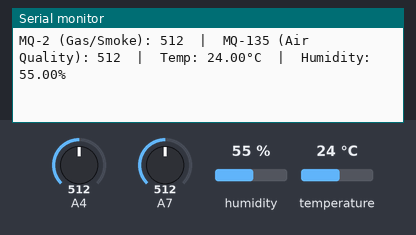
Bench run of a sketch on a simulated Arduino Mega 2560, built with avr-gcc and run on an emulated ATmega2560. Parts: the last lines printed to the serial monitor. The inputs (shaded band) are chosen by the test bench; at power-on: humidity 55 %, A4 = 512, A7 = 512, temperature 24 °C.

Above: at 2.8 s.
2.9 s: humidity set to 22 %
At 5.3 s:
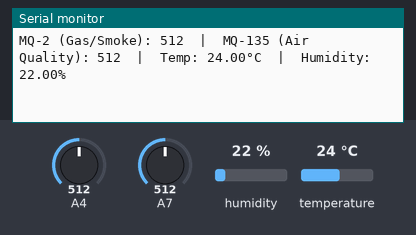
5.6 s: A4 set to 716
At 6.6 s:
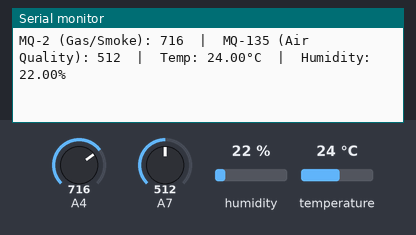
8.3 s: A7 set to 716
At 10.8 s:
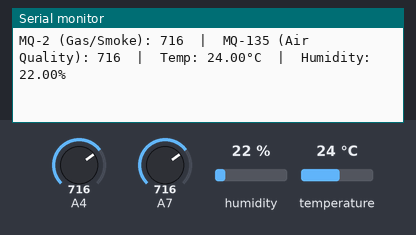
11.0 s: temperature set to 12 °C
At 12.9 s:
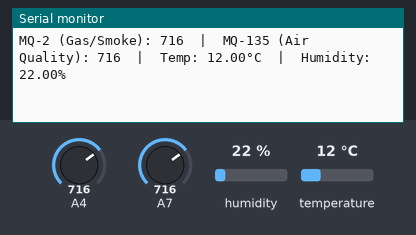
13.7 s: A4 set to 992
At 15.4 s:
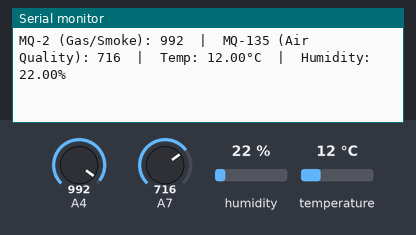
16.4 s: A7 set to 992
At 19.1 s:
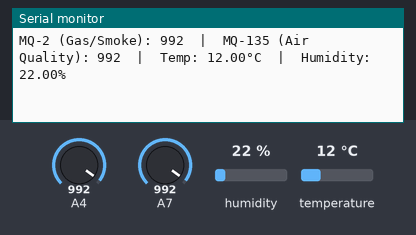
Timing chart, 0 to 20.1 s (numbered marks = the images above; inputs shaded):
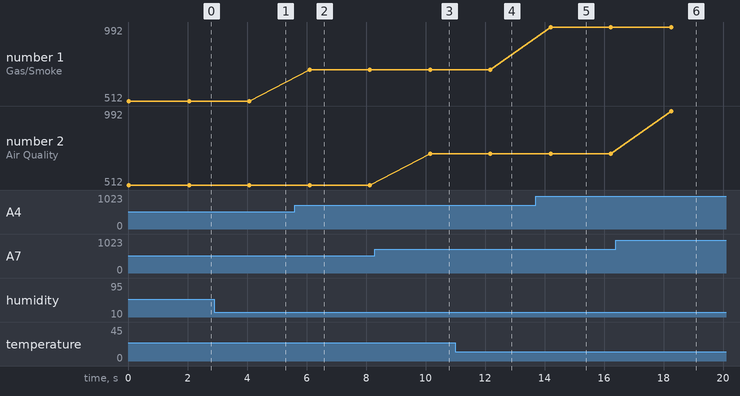

The sketch:

sensor-calibration.ino
```cpp
/*
 * HazardBot - Sensor Calibration Script
 * Team VERTEX
 * Engineers: Mohamed Adel (MQ-2), Malak Khalid (MQ-135, DHT11)
 */

#include "DHT.h"

// --- Pin Definitions ---
#define MQ2_PIN 36      // Mohamed Adel: MQ-2 Analog Input (ADC1)
#define MQ135_PIN 39    // Malak Khalid: MQ-135 Analog Input (ADC1)
#define DHTPIN 21       // Malak Khalid: DHT11 Digital Data Input
#define DHTTYPE DHT11   // Define the exact DHT sensor type

// Initialize DHT sensor
DHT dht(DHTPIN, DHTTYPE);

void setup() {
  // Start the serial monitor at 115200 baud rate
  Serial.begin(115200);

  // Start the DHT11 sensor
  dht.begin();

  Serial.println("HazardBot Sensors Initializing...");
  Serial.println("Warming up MQ sensors (Please wait 3 minutes)...");
}

void loop() {
  // 1. Read Analog Data (Mohamed & Malak K.)
  int mq2_value = analogRead(MQ2_PIN);
  int mq135_value = analogRead(MQ135_PIN);

  // 2. Read Digital Data (Malak K.)
  float humidity = dht.readHumidity();
  float temperature = dht.readTemperature(); // Default is Celsius

  // 3. Error Checking for DHT11
  if (isnan(humidity) || isnan(temperature)) {
    Serial.println("ERROR: Failed to read from DHT sensor!");
  } else {
    // 4. Print all data to Serial Monitor for Mohra
    Serial.print("MQ-2 (Gas/Smoke): ");
    Serial.print(mq2_value);

    Serial.print("  |  MQ-135 (Air Quality): ");
    Serial.print(mq135_value);

    Serial.print("  |  Temp: ");
    Serial.print(temperature);
    Serial.print("°C  |  Humidity: ");
    Serial.print(humidity);
    Serial.println("%");
  }

  // Wait 2 seconds before the next reading
  delay(2000);
}
```

Measured:
- after the input at 2.9 s, the serial monitor: prints a new line after 1.2 s (image 1)
- after the input at 5.6 s, the serial monitor: prints a new line after 0.50 s (image 2)
- after the input at 8.3 s, the serial monitor: prints a new line after 1.9 s (image 3)
- after the input at 11.0 s, the serial monitor: prints a new line after 1.2 s (image 4)
- after the input at 13.7 s, the serial monitor: prints a new line after 0.51 s (image 5)
- after the input at 16.4 s, the serial monitor: prints a new line after 1.9 s (image 6)
- plotted number 1: 512 → 716 after the input at 5.6 s, 716 → 992 after the input at 13.7 s
